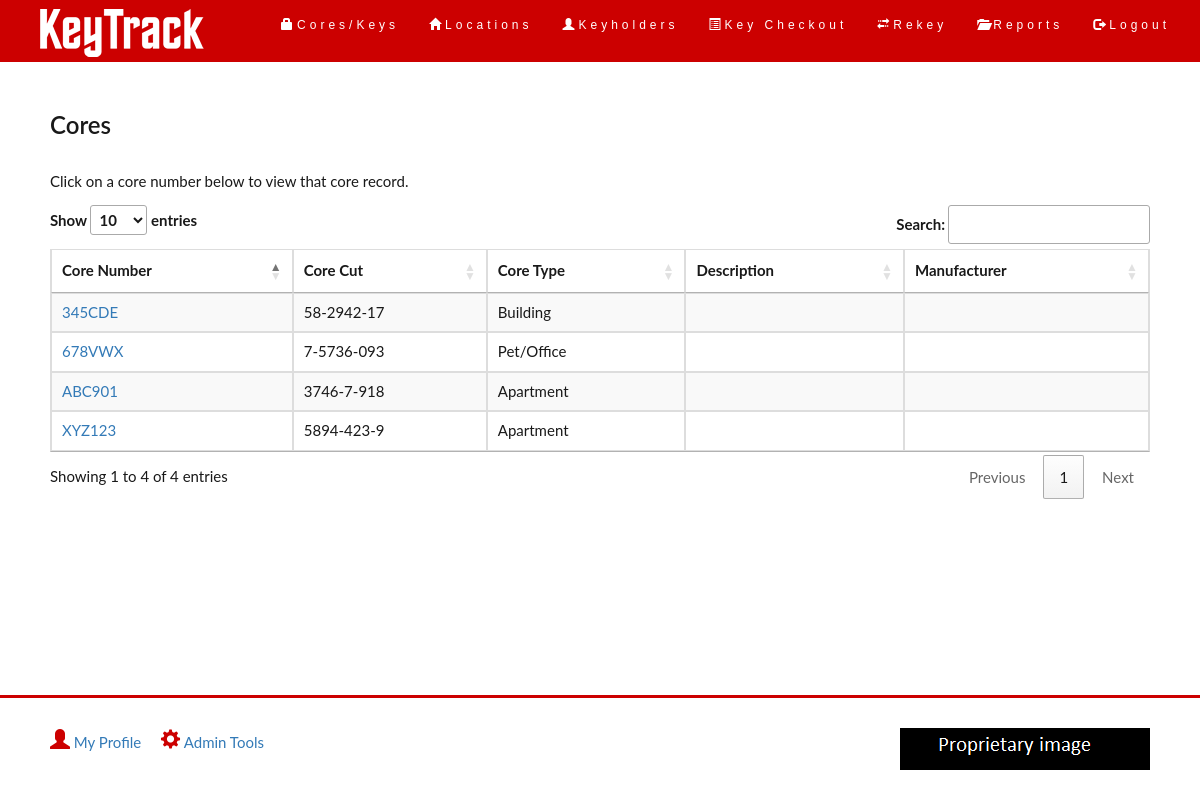
The page /retrievecores.php (signed in) on the database its author committed.
### tables this page shows
create table core (
	core_id int unsigned not null auto_increment primary key,
	core_num varchar(16) not null unique,
	core_cut varchar(32),
	core_desc varchar(128),
	core_manf varchar(32),
	core_insertdt datetime default CURRENT_TIMESTAMP,
	core_notes text,
	core_diagram tinytext,
	core_is_act tinyint default 1,
	core_type varchar(32) not null
)
ENGINE InnoDB;

### common/functions.php (called while the page is built, shortened)
<?php
	function selectAllCore($conn){
		$cores = array();
		$query = "SELECT * FROM core";
		$result = mysqli_query($conn, $query);
		$rows = $result->num_rows;
		for($j=0; $j<$rows; $j++){
			while($row = $result->fetch_array(MYSQLI_ASSOC)){
				array_push($cores, $row);
			}
		}
		return $cores;
	}
?>

### retrievecores.php (the view, shortened to what this page needs)
<?php
require_once "./common/login.php";
require_once "./common/functions.php";
$conn = new mysqli($hn, $un, $pw, $db);
$cores = selectAllCore($conn);
require_once "./common/header.php";
?>
<div class="container-fluid">
	<div class="row">
		<div class="col-sm-12">
			<h2>Cores</h2>
			<p>Click on a core number below to view that core record.</p>
		</div>
	</div>
	<div class="row">
		<div class="col-sm-12">
		<table id="coretable" class="table table-striped table-bordered">
			<thead>
				<tr>
					<th scope="col">Core Number</th>
					<th scope="col">Core Cut</th>
					<th scope="col">Core Type</th>
					<th scope="col">Description</th>
					<th scope="col">Manufacturer</th>
				</tr>
			</thead>
			<tbody>
		<?php foreach($cores as $row){ ?>
				<tr>
					<td>
						<a href="viewcore.php?id=<?php echo $row['core_id']; ?>"><?php echo $row['core_num']; ?></a>
					</td>
					<td>
						<?php echo $row['core_cut']; ?>
					</td>
					<td>
						<?php echo $row['core_type']; ?>
					</td>
					<td>
					</td>
					<td>
					</td>
				</tr>
		<?php } ?>
			</tbody>
		</table>
		</div>
	</div>
</div>
<?php
	require_once "./common/footer.php";
?>

### css/styles.css (style rules this page uses)
body { font: 400 15px Lato, sans-serif; line-height: 1.8; color: #191919; }
h2 { font-size: 24px; color: #191919; font-weight: 600; margin-bottom: 30px; }
.container-fluid { padding: 30px 50px; }
html, body { height: 100%; margin: 0; }

### rows shown on the page
core: core_num "ABC901", core_cut "3746-7-918", core_type "Apartment"
core: core_num "XYZ123", core_cut "5894-423-9", core_type "Apartment"
core: core_num "678VWX", core_cut "7-5736-093", core_type "Pet/Office"
core: core_num "345CDE", core_cut "58-2942-17", core_type "Building"
